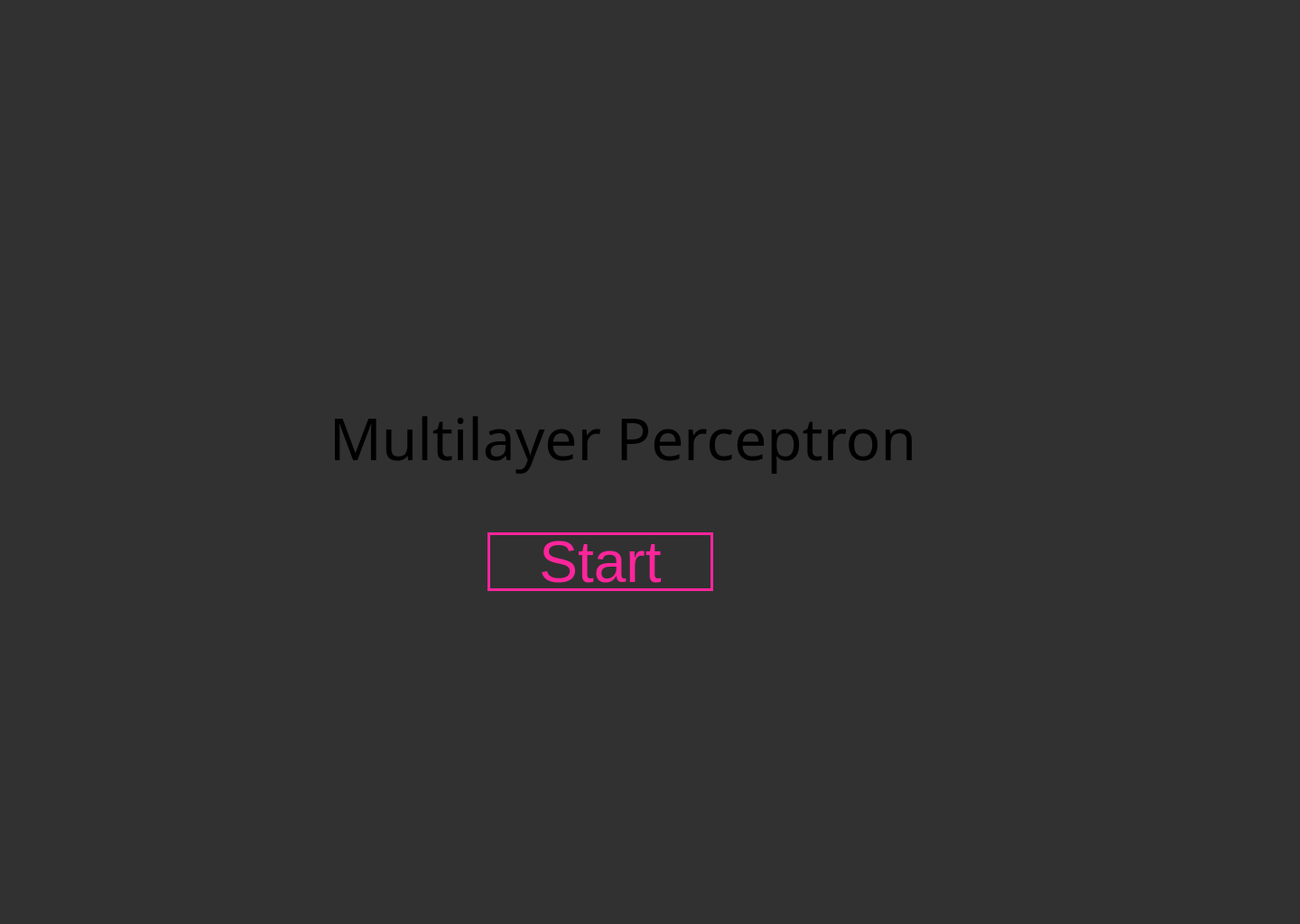
<?xml version="1.0" encoding="UTF-8"?>
<ui version="4.0">
 <class>MainWindow</class>
 <widget class="QMainWindow" name="MainWindow">
  <property name="geometry">
   <rect>
    <x>0</x>
    <y>0</y>
    <width>1440</width>
    <height>1024</height>
   </rect>
  </property>
  <property name="sizePolicy">
   <sizepolicy hsizetype="Fixed" vsizetype="Minimum">
    <horstretch>0</horstretch>
    <verstretch>0</verstretch>
   </sizepolicy>
  </property>
  <property name="font">
   <font>
    <family>Devanagari MT</family>
   </font>
  </property>
  <property name="windowTitle">
   <string>Multilayer Perceptron</string>
  </property>
  <property name="windowIcon">
   <iconset theme="pony-icon-26.jpg"/>
  </property>
  <property name="styleSheet">
   <string notr="true">background-color: #313131</string>
  </property>
  <widget class="QWidget" name="centralwidget">
   <widget class="QLabel" name="label">
    <property name="geometry">
     <rect>
      <x>280</x>
      <y>440</y>
      <width>820</width>
      <height>90</height>
     </rect>
    </property>
    <property name="font">
     <font>
      <family>Mountains of Christmas</family>
      <pointsize>-1</pointsize>
      <italic>false</italic>
      <bold>false</bold>
     </font>
    </property>
    <property name="styleSheet">
     <string notr="true">position: absolute;
width: 816px;
height: 89px;
left: 284px;
top: 418px;

font-family: 'Mountains of Christmas';
font-style: normal;
font-weight: 400;
font-size: 64px;
line-height: 89px;
/* identical to box height */

letter-spacing: 0.24em;
</string>
    </property>
    <property name="text">
     <string>Multilayer Perceptron</string>
    </property>
    <property name="textFormat">
     <enum>Qt::PlainText</enum>
    </property>
    <property name="alignment">
     <set>Qt::AlignCenter</set>
    </property>
   </widget>
   <widget class="QPushButton" name="pushButton">
    <property name="geometry">
     <rect>
      <x>540</x>
      <y>590</y>
      <width>250</width>
      <height>65</height>
     </rect>
    </property>
    <property name="styleSheet">
     <string notr="true">position: absolute;
width: 248px;
height: 62.35px;
left: 528px;
top: 735.65px;

border: 3px solid #FE259B;
border-radius: 117px;

position: absolute;
width: 156px;
height: 68px;
left: 574px;
top: 721px;

font-family: 'Mountains of Christmas';
font-style: normal;
font-weight: 400;
font-size: 64px;
line-height: 89px;
text-align: center;
letter-spacing: 0.09em;

color: #FE259B;
</string>
    </property>
    <property name="text">
     <string>Start</string>
    </property>
   </widget>
  </widget>
  <widget class="QMenuBar" name="menubar">
   <property name="geometry">
    <rect>
     <x>0</x>
     <y>0</y>
     <width>1440</width>
     <height>22</height>
    </rect>
   </property>
  </widget>
  <widget class="QStatusBar" name="statusbar"/>
 </widget>
 <resources/>
 <connections/>
</ui>
